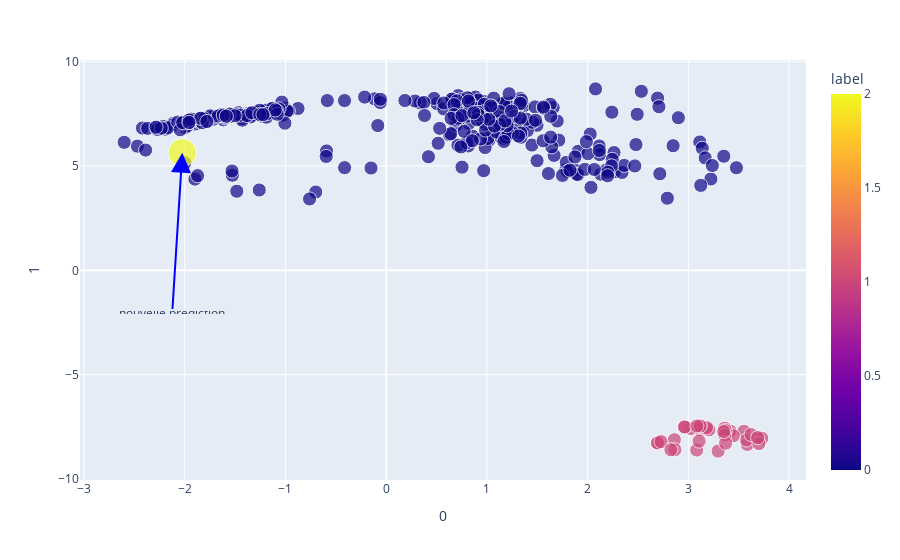

Write notebook code for a chart like this one.
### Code cell
fig_1d = px.scatter(
    XX, x=0, y=1,
    color=XX["label"], labels={'color': 'label'}, size="taille"
)
#fig.update_layout(xaxis=dict(domain=[0, 0.5]), yaxis=dict(domain=[0.25, 0.75]))
fig_1d.add_annotation(x=X.iloc[0,0], y=X.iloc[0,1],
            text="nouvelle prediction",
            showarrow=True,arrowcolor="blue",
            arrowsize=2,
            arrowwidth,
            arrowhead=2, axref="x domain",
    # The same is the case for yref and ayref, but here the coordinates are data
    # coordinates
    # The same is the case for yref and ayref, but here the coordinates are data
    # coordinates
    ayref="y"
    )
fig_1d.update_layout(showlegend=False)
fig_1d.show()

### Figure 1 — Plotly figure (JSON) as saved in the notebook; plotly's stock layout.template omitted (floating-point values rounded to 4 significant figures; data arrays with more than 128 entries replaced by an {"elided": "..."} marker saying what was removed)
{"data": [{"hovertemplate": "0=%{x}<br>1=%{y}<br>taille=%{marker.size}<br>label=%{marker.color}<extra></extra>", "legendgroup": "", "marker": {"color": {"elided": "369 int values"}, "coloraxis": "coloraxis", "size": {"elided": "369 int values"}, "sizemode": "area", "sizeref": 0.01, "symbol": "circle"}, "mode": "markers", "name": "", "orientation": "v", "showlegend": false, "type": "scatter", "x": {"elided": "369 float values"}, "xaxis": "x", "y": {"elided": "369 float values"}, "yaxis": "y"}], "layout": {"annotations": [{"arrowcolor": "blue", "arrowhead": 2, "arrowsize": 2, "arrowwidth": 2, "axref": "x domain", "ayref": "y", "height": 3, "showarrow": true, "text": "nouvelle prediction", "x": -2.024, "y": 5.634}], "coloraxis": {"colorbar": {"title": {"text": "label"}}, "colorscale": [[0, "#0d0887"], [0.1111, "#46039f"], [0.2222, "#7201a8"], [0.3333, "#9c179e"], [0.4444, "#bd3786"], [0.5556, "#d8576b"], [0.6667, "#ed7953"], [0.7778, "#fb9f3a"], [0.8889, "#fdca26"], [1, "#f0f921"]]}, "legend": {"itemsizing": "constant", "tracegroupgap": 0}, "margin": {"t": 60}, "showlegend": false, "xaxis": {"anchor": "y", "domain": [0, 1], "title": {"text": "0"}}, "yaxis": {"anchor": "x", "domain": [0, 1], "title": {"text": "1"}}}}
